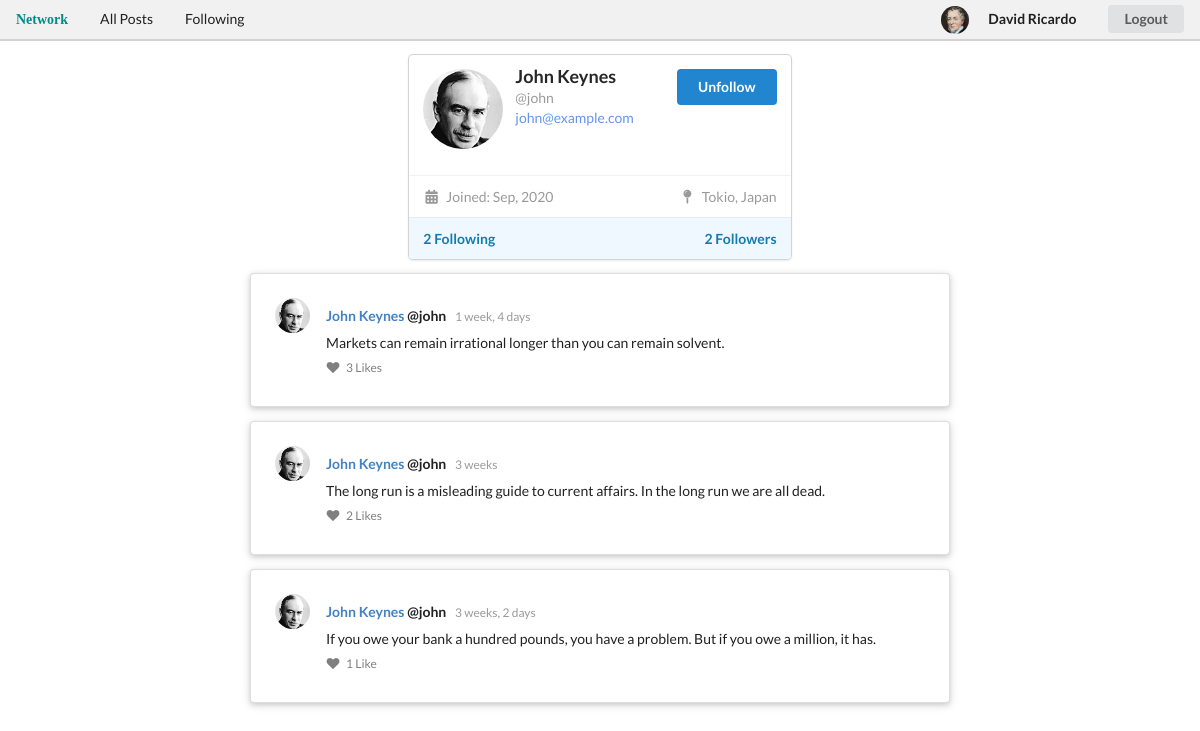
/profile/2 (signed in), run on the app's committed database.
### network/models.py (models this page shows, shortened)
class User(AbstractUser):
    pass

class Profile(models.Model):
    user = models.OneToOneField(settings.AUTH_USER_MODEL, on_delete=models.CASCADE)
    following = models.ManyToManyField(settings.AUTH_USER_MODEL, blank=True, related_name='following')
    avatar = models.ImageField(default='users/default_avatar.png', upload_to='users', blank=True)
    location = models.CharField(default="No location provided", max_length=100, blank=True)
    bio = models.TextField(default="Nothing to say...", max_length=140, blank=True)
    def get_absolute_url(self):
        return reverse("profile_detail", args=[self.pk])
    def __str__(self):
        return f'{self.user.username}'

class Post(models.Model):
    author = models.ForeignKey(Profile, related_name='posts' ,on_delete=models.CASCADE)
    message = models.TextField(max_length=350)
    created = models.DateTimeField(auto_now_add=True)
    updated = models.DateTimeField(auto_now=True)
    likes = models.ManyToManyField(Profile, related_name="likes", blank=True)
    class Meta:
        ordering = ('-created', )

### network/views.py (the view)
# urls.py: path("profile/<int:pk>", views.ProfileDetailView.as_view(), name="profile_detail"),
class ProfileDetailView(LoginRequiredMixin, DetailView):
    model = Profile
    template_name = 'network/profile_detail.html'
    def get_object(self, **kwargs):
        pk = self.kwargs.get('pk')
        view_profile = Profile.objects.get(pk=pk)
        return view_profile
    def get_context_data(self, **kwargs):
        context = super().get_context_data(**kwargs)
        follow = False
        view_profile = self.get_object()
        my_profile = Profile.objects.get(user=self.request.user)
        if view_profile.user in my_profile.following.all():
            follow = True
        context["follow"] = follow
        posts = view_profile.posts.all()
        context["posts"] = posts
        return context

### network/templates/network/profile_detail.html (shortened to what this page needs)
{% extends 'network/layout.html' %}
{% block body %}
<div class="ui three column centered grid">
  <div class="column">
    <div class="ui fluid card">
      <div class="content">
        {% if follow %}
          <form action="{% url 'switch' %}" method="post">
            <button type="submit" class="ui right floated button primary" id="update_profile">Unfollow</button>
          </form>
        {% else %}
        <form action="{% url 'switch' %}" method="post">
            {% csrf_token %}
            <input type="hidden" name="profile_pk" value="{{object.pk}}">
            <button type="submit" class="ui right floated button inverted primary" id="update_profile">Follow</button>
          </form>
        {% endif %}
        <img class="left floated tiny circular ui image" src="{{object.avatar.url}}">
        <div class="header">
            {{object.user.first_name}}
        </div>
        <div class="meta">
          {{object.user.username}}
        </div>
        <div class="meta user_email">
          {{object.user.email}}
        </div>
        </div>
        <div class="extra content">
          <span class="left floated">
            <i class="calendar alternate icon"></i> Joined: {{object.user.date_joined|date:"M, Y"}}
          </span>
          <span class="right floated">
            <i class="map pin icon"></i> {{object.location}}
          </span>
        </div>
        <div class="extra content follows">
          <span class="right floated">
            {{object.user.following.count}} Followers
          </span>
          <span>
            {{object.following.count}} Following
          </span>
        </div>
      </div>
    </div>
  </div>
{% for post in posts %}
  <div class="ui raised very padded text container segment">
    <div class="ui feed">
      <div class="event">
        <div class="label"><img src={{post.author.avatar.url}}/></div>
        <div class="content">
          <div class="summary">
              <a href={{post.author.get_absolute_url}}>{{post.author.user.first_name}} </a>
              {{post.author}}
              <div class="date">
              {{post.created|timesince}}
              </div>
          </div>
          <div class="extra text">
              {{post.message}}
          </div>
          <div class="meta">
              <a class="like">
              <i class="like icon"></i> {{post.likes.count}} Like{{post.likes.count|pluralize}}
              </a>
          </div>
        </div>
      </div>
    </div>
  </div>
{% endfor %}
{% endblock body %}

### network/templates/network/layout.html (shortened to what this page needs)
{% load static %}
<!DOCTYPE html>
<html lang="en">
    <head>
        <link rel="stylesheet" href="https://cdnjs.cloudflare.com/ajax/libs/semantic-ui/2.4.1/semantic.min.css">
        <link href="{% static 'network/styles.css' %}" rel="stylesheet">
    </head>
    <body>
    <div class="ui secondary pointing menu">
        <p class="item">Network</p>
        <a class="{% if active == 'index' %}active {% endif %}item" href="{% url 'index' %}">All Posts</a>
            {% if user.is_authenticated %}
                <a class="{% if active == 'following' %}active {% endif %}item" href="{% url 'following' %}">Following</a>
            {% endif %}
        <div class="right menu">
            {% if user.is_authenticated %}
                <img class="ui avatar middle image" src="{{ user.profile.avatar.url }}">
                <a class="item" href="{% url 'profile' %}"><strong>{{ user.first_name }}</strong></a>
                <a class="item logout" href="{% url 'logout' %}"><button class="ui secundary button">Logout</button></a>
            {% else %}
                <a class="item" href="{% url 'login' %}?next={{request.path}}"><button class="ui linkedin button">Log in</button></a>
                <a class="item" href="{% url 'register' %}"><button class="ui google plus button">Register</button></a>
            {% endif %}
        </div>
    </div>
        {% block body %}
        {% endblock %}
    </body>
</html>

### network/static/network/styles.css (style rules this page uses)
.ui.card > .follows { background-color: aliceblue; font-weight: 700; color: #147baf; }
.user_email { color: cornflowerblue !important; }
.right.menu { align-items: center; }
.ui.secondary.menu { background-color: #f1f1f1; }
.ui.secondary.pointing.menu .item { align-self: baseline; }
.ui.menu:not(.vertical) .item > .button { padding: 7px 1.14285714em; }
.ui.secondary.pointing.menu p { color: darkcyan; font-family: fantasy; font-weight: 700; }
.ui[class*="very padded"].segment { padding: 1.5em; }
.ui.feed > .event > .content .extra.text { max-width: none; }
.ui.feed:last-child { margin-top: 0; }

### data on the page
User: profile.avatar (picture), first_name "David Ricardo"
Profile: avatar (picture), user.first_name "John Keynes", user.username "@john", user.email "john@example.com", user.date_joined "Sep, 2020", location "Tokio, Japan", user.following.count "2", following.count "2"
Post: author.avatar (picture), author.user.first_name "John Keynes", author "@john", created "1 week, 4 days", message "Markets can remain irrational longer than you can remain solvent.", likes.count "3"
Post: author.avatar (picture), author.user.first_name "John Keynes", author "@john", created "3 weeks", message "The long run is a misleading guide to current affairs. In the long run we are all dead.", likes.count "2"
Post: author.avatar (picture), author.user.first_name "John Keynes", author "@john", created "3 weeks, 2 days", message "If you owe your bank a hundred pounds, you have a problem. But if you owe a million, it has.", likes.count "1"
